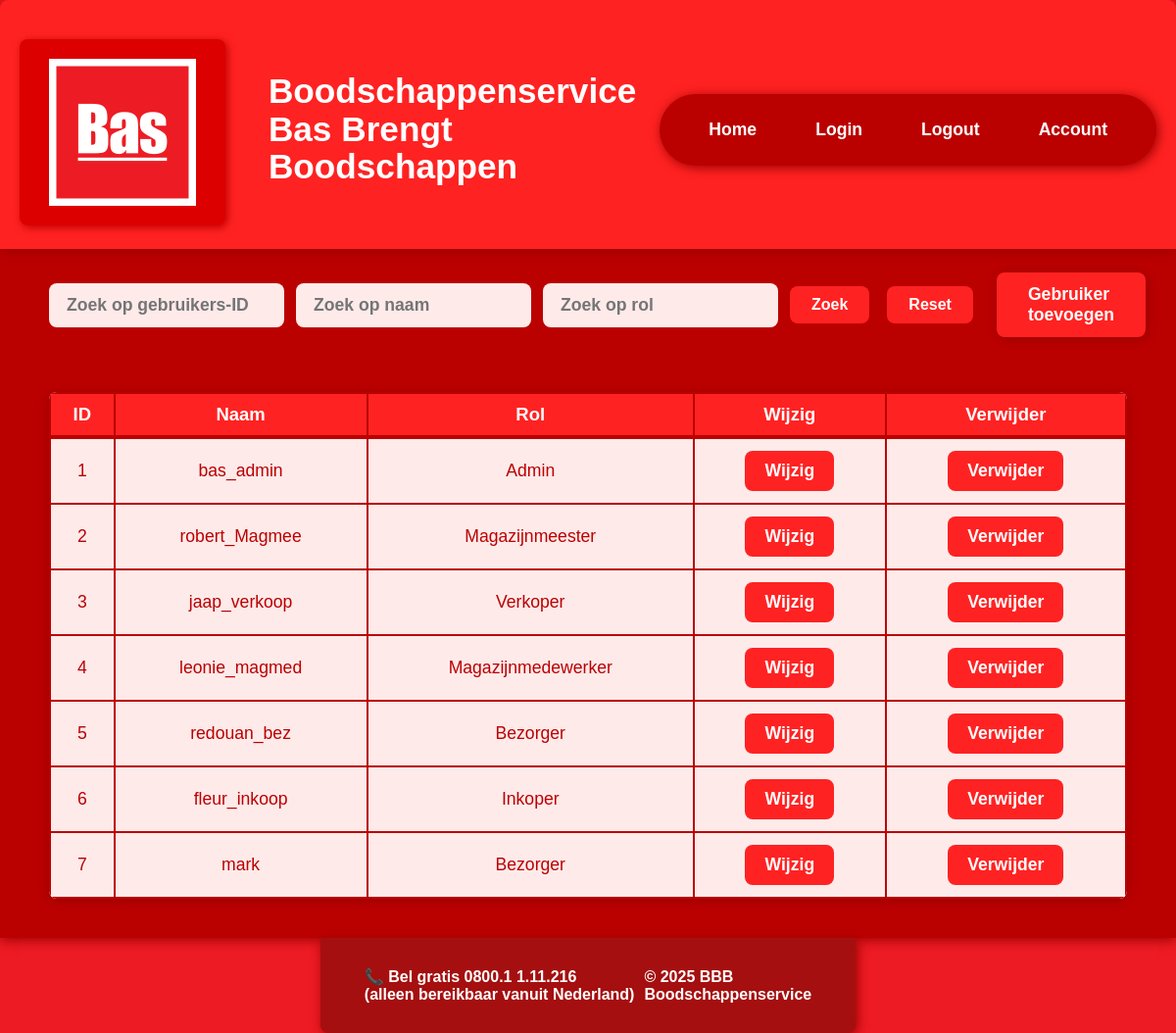
Screenshot of /gebruikers/read.php with the database file from the repository.
### tables this page shows
CREATE TABLE `gebruikers` (
  `id` int(11) NOT NULL,
  `gebruikersnaam` varchar(50) NOT NULL,
  `wachtwoord` varchar(255) NOT NULL,
  `rol` varchar(50) NOT NULL
);

### src/classes/gebruikers.php (called while the page is built, shortened)
<?php
class gebruikers extends Database
{
    private $table_name = "gebruikers";
    public function getGebruikers(): array
    {
        $sql = "SELECT * FROM $this->table_name";
        $stmt = self::$conn->prepare($sql);
        $stmt->execute();
        return $stmt->fetchAll(\PDO::FETCH_ASSOC);
    }
}

### src/gebruikers/read.php (the view, shortened to what this page needs)
<?php
require_once '../classes/gebruikers.php';
$gebruikersObj = new gebruikers();
$zoekId = isset($_GET['zoekId']) ? trim($_GET['zoekId']) : '';
$zoekNaam = isset($_GET['zoekNaam']) ? trim($_GET['zoekNaam']) : '';
$zoekRol = isset($_GET['zoekRol']) ? trim($_GET['zoekRol']) : '';
if ($zoekId !== '') {
    $gebruikers = $gebruikersObj->zoekOpId((int)$zoekId);
} elseif ($zoekNaam !== '') {
    $gebruikers = $gebruikersObj->zoekOpNaam($zoekNaam);
} elseif ($zoekRol !== '') {
    $gebruikers = $gebruikersObj->zoekOpRol($zoekRol);
} else {
    $gebruikers = $gebruikersObj->getGebruikers();
}
require_once '../Includes/header.php';
?>
<main class="bas-main">
    <div class="crud-searchbar-container">
        <form method="get" class="crud-searchbar-form">
            <input type="number" name="zoekId" class="crud-searchbar-input" placeholder="Zoek op gebruikers-ID" value="<?= htmlspecialchars($zoekId) ?>">
            <input type="text" name="zoekNaam" class="crud-searchbar-input" placeholder="Zoek op naam" value="<?= htmlspecialchars($zoekNaam) ?>">
            <input type="text" name="zoekRol" class="crud-searchbar-input" placeholder="Zoek op rol" value="<?= htmlspecialchars($zoekRol) ?>">
            <button type="submit" class="crud-searchbar-btn">Zoek</button>
            <a href="read.php" class="crud-searchbar-btn">Reset</a>
        </form>
        <a href="insert.php" class="crud-add-btn">Gebruiker toevoegen</a>
    </div>
    <table class="bas-tabel">
        <thead>
            <tr>
                <th>ID</th>
                <th>Naam</th>
                <th>Rol</th>
                <th>Wijzig</th>
                <th>Verwijder</th>
            </tr>
        </thead>
        <tbody>
        <?php if (empty($gebruikers)): ?>
            <tr>
                <td colspan="5">Geen gebruikers gevonden.</td>
            </tr>
        <?php else: ?>
            <?php foreach ($gebruikers as $gebruiker): ?>
                <tr>
                    <td><?= htmlspecialchars($gebruiker['id']) ?></td>
                    <td><?= htmlspecialchars($gebruiker['gebruikersnaam']) ?></td>
                    <td><?= htmlspecialchars($gebruiker['rol']) ?></td>
                    <td>
                        <a href="update.php?gebruikersId=<?= $gebruiker['id'] ?>" class="bas-tabel-btn">Wijzig</a>
                    </td>
                    <td>
                        <form method="post" action="delete.php" onsubmit="return confirm('Weet je zeker dat je deze gebruiker wilt verwijderen?');" style="margin:0;">
                            <button type="submit" class="bas-tabel-btn">Verwijder</button>
                        </form>
                    </td>
                </tr>
            <?php endforeach; ?>
        <?php endif; ?>
        </tbody>
    </table>
</main>
<?php require_once '../Includes/footer.php'; ?>

### src/style.css (style rules this page uses)
html, body { width: 100%; overflow-x: hidden; }
body { margin: 0; padding: 0; background-color: #ED1B24; font-size: 16px; font-family: Arial, Helvetica, sans-serif; color: #fff; }
.bas-main { background: #b00; min-height: 80vh; padding: 0; margin: 0; display: flex; flex-direction: column; justify-content: center; align-items: center; box-shadow: 0 2px 12px #900; }
.crud-searchbar-container { display: flex; justify-content: flex-start; align-items: center; background: #b00; padding: 24px 18px; border-radius: 12px; margin: 0 auto 32px auto; max-width: 1100px; width: 98%; gap: 24px; }
.crud-searchbar-form { display: flex; gap: 12px; align-items: center; margin: 0; }
.crud-searchbar-input { padding: 12px 18px; border-radius: 8px; border: none; background: #ffeaea; color: #b00; font-size: 1.1em; font-weight: bold; min-width: 200px; max-width: 240px; transition: box-shadow 0.2s; box-sizing: border-box; }
.crud-searchbar-btn { background: #ff2222; color: #fff; border: none; border-radius: 8px; padding: 10px 22px; font-weight: bold; font-size: 1em; cursor: pointer; text-decoration: none; margin-right: 6px; transition: background 0.2s, color 0.2s; }
.crud-searchbar-btn:last-child { margin-right: 0; }
.crud-add-btn { background: #ff2222; color: #fff; border: none; border-radius: 8px; padding: 12px 32px; font-weight: bold; font-size: 1.1em; text-decoration: none; transition: background 0.2s, color 0.2s; box-shadow: 2px 2px 12px #900; }
.bas-tabel { width: 98%; max-width: 1100px; margin: 0 auto 40px auto; border-collapse: collapse; background: #fff; color: #b00; font-size: 1.1em; border-radius: 8px; overflow: hidden; box-shadow: 0 2px 12px #900; }
.bas-tabel th, .bas-tabel td { border: 2.5px solid #b00; padding: 10px 8px; text-align: center; background: #ffeaea; }
.bas-tabel th { background: #ff2222; color: #fff; font-size: 1.05em; border-bottom: 4px solid #b00; }
.bas-tabel tr:nth-child(even) { background: #fff6f6; }
.bas-tabel-btn { background: #ff2222; border: none; outline: none; color: #fff; padding: 10px 20px; border-radius: 8px; text-decoration: none; font-weight: bold; transition: background 0.2s, color 0.2s; display: inline-block; text-align: center; cursor: pointer; font-size: 1em; margin: 2px 0; }

### rows the page displays
gebruikers: id "1", gebruikersnaam "bas_admin", rol "Admin"
gebruikers: id "2", gebruikersnaam "robert_Magmee", rol "Magazijnmeester"
gebruikers: id "3", gebruikersnaam "jaap_verkoop", rol "Verkoper"
gebruikers: id "4", gebruikersnaam "leonie_magmed", rol "Magazijnmedewerker"
gebruikers: id "5", gebruikersnaam "redouan_bez", rol "Bezorger"
gebruikers: id "6", gebruikersnaam "fleur_inkoop", rol "Inkoper"
gebruikers: id "7", gebruikersnaam "mark", rol "Bezorger"
